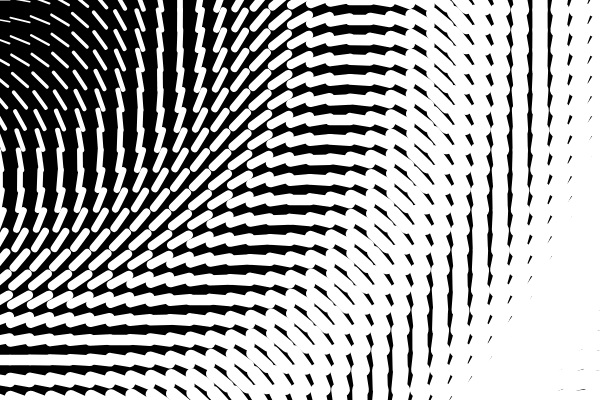
Frame 1 (no input)
Frame 60 (no input): identical to frame 1, image omitted
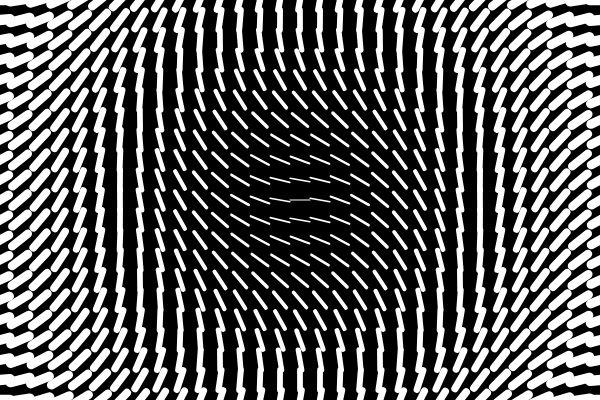
Frame 120 (the mouse pressed at the canvas centre since frame 60)

The p5.js sketch that drew these frames (run headless with seeded random() and noise() and a simulated clock; from frame 60 on, the mouse is pressed at the canvas centre):

// p5.js sketch
// ── sketch.js
var maxDistance;

function setup() {
  createCanvas(600, 400);
  background(0);
  stroke(255);
  maxDistance = dist(0, 0, width, height);
}

function draw() {
  background(0);
  for(var i = 0; i < width + 20; i+=20){
    for(var j = 0; j < height + 20; j+=20){
      var mouseDist = dist(mouseX, mouseY, i, j);
      var a = map(mouseDist, 0, maxDistance, 0, 360);
      var s = map(mouseDist, 0, maxDistance, 1, 20);
      push();
      translate(i, j);
      strokeWeight(s);
      rotate(radians(a));
      line(-10, 0, 10, 0);
      pop();
    }
  }
}
